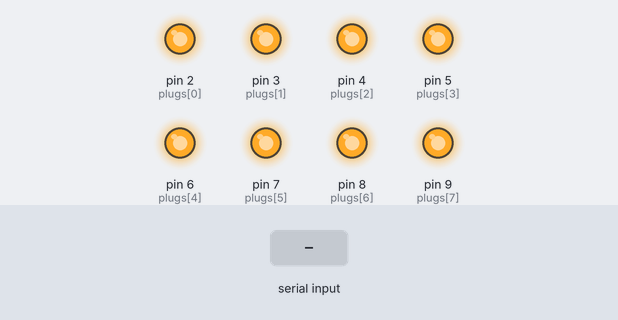
Bench run of a sketch on a simulated Arduino Uno, built with avr-gcc and run on an emulated ATmega328P. On the bench: output pins drawn as LEDs (lit = HIGH). The test bench sets the inputs (shaded band). What the sketch prints to the serial monitor is not drawn.

Above: at 1.2 s.
1.3 s: "TVup" received over Serial
At 3.1 s:
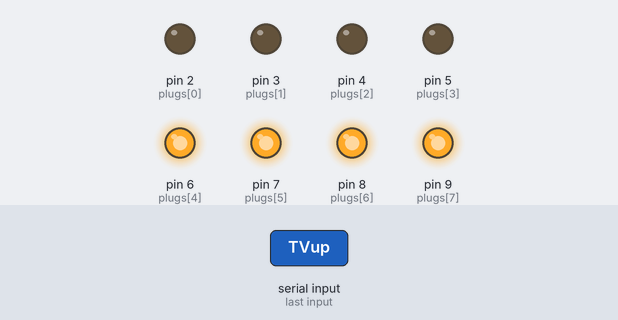
3.4 s: "AVup" received over Serial
At 5.0 s:
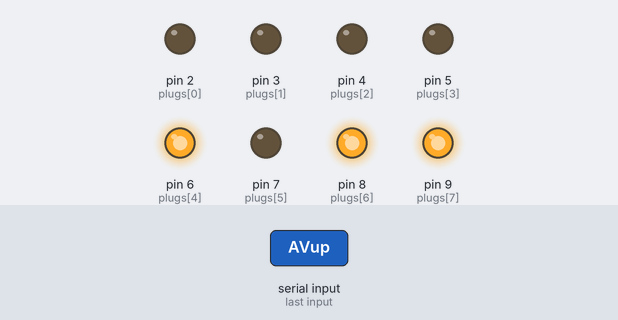
6.4 s: "DJdown" received over Serial
At 6.7 s:
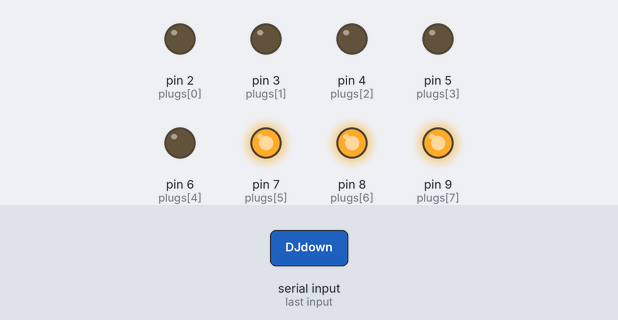
7.9 s: "DVDup" received over Serial
At 9.6 s:
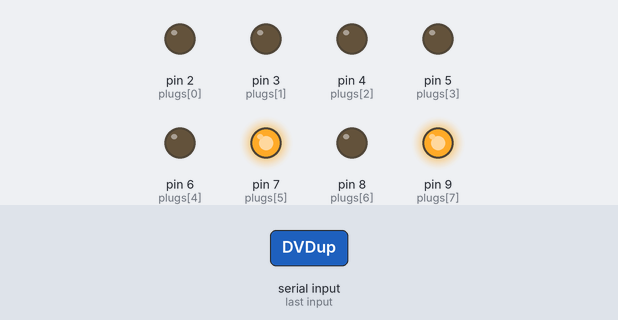
9.9 s: "DJup" received over Serial
At 10.4 s:
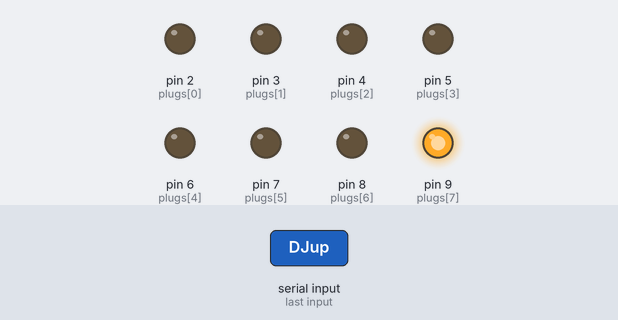
11.4 s: "AVdown" received over Serial
At 15.4 s:
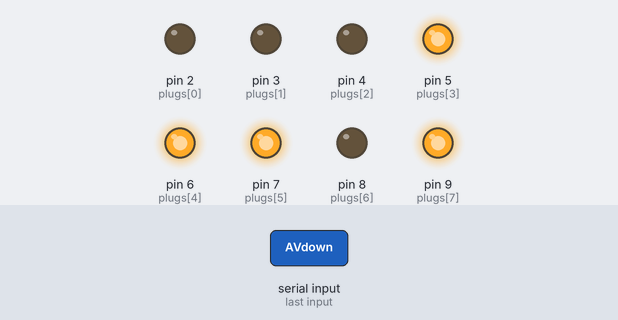
Timing chart, 0 to 17.8 s (numbered marks = the images above; inputs shaded):
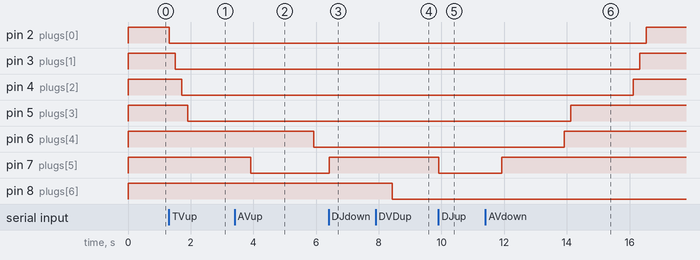

The sketch:

smartplug.ino
```cpp
String contComm="";//收集串口发出的命令标签，用于蓝牙串口透传控制
int plugs[8] = {2,3,4,5,6,7,8,9};//分配控制插座的开关引脚
int plugstate[8];//用来记录插口电平，LOW就是低电平为0，HIGH高电平为1
int stopTime[8] = {200,200,200,2000,200,2000,200,200};//这个数组用来配置等待时间，由于电脑或者小盒子等主机类设备会有开关机时间所以插口等待时间需要长点！

void setup()
{
	for(int i=0;i<8;i++)//初始化数字引脚2-9为高电平，控制8个继电器状态为关闭
	{
		pinMode(plugs[i],OUTPUT);//引脚为输出
		digitalWrite(plugs[i],HIGH);//引脚为高电平
		plugstate[i]= HIGH; //状态置1
	}
	Serial.begin(9600);//打开串口通讯
}

void plugContral(int plugNum,char state)//插口控制函数，带2个参数，插口编号从0-7，状态为LOW或HIGH
{
	digitalWrite(plugs[plugNum],state);//按参数控制数字插口
	plugstate[plugNum] = state;//在插口数组中写入状态，LOW是0，HIGH是1
	delay(stopTime[plugNum]);//按数组中相应值停留一会
	for(int i=0;i<8;i++)
	{
		Serial.print(plugstate[i]);
	}
}

void playMusic(int state)//听，还是不听音乐就靠它了
{
	if(state==1)//如果状态置为1，表示要听音乐
	{
		if(plugstate[1] == 1)//如果立体声功放没有打开
		{
			plugContral(1,LOW);//打开立体声功放
		}
		if(plugstate[5] == 1)//如果网络设备没有打开
		{
			plugContral(5,LOW);//打开网络设备
		}
	}
	else//如果状态置为0，表示不想听音乐了!
	{
		plugContral(5,HIGH);//关闭网络设备
		if(plugstate[0] == 1)//如果电视是关机状态
		{
			plugContral(1,HIGH);//那么就把立体声功放关闭
		}
	}
}

void watchTV(int state)//由它来控制看还是不看电视
{
	if(state==1)//状态置为1表示要看电视了
	{
		if(plugstate[0] == 1)//如果电视没有打开
		{
			plugContral(0,LOW);
		}
		if(plugstate[1] == 1)//如果立体声功放没有打开
		{
			plugContral(1,LOW);//打开
		}
		if(plugstate[2] == 1)//如果AV功放没有打开
		{
			plugContral(2,LOW);//打开
		}
		if(plugstate[3] == 1)//如果有线电视机顶盒没开
		{
			plugContral(3,LOW);//打开
		}
	}
	else//状态置为0,表示不想看电视了
	{
		if(plugstate[4] == 1 && plugstate[6] == 1)//判断下如果碟机和网络机顶盒也是关闭的
		{
			for(int i=3;i>=0;i--)plugContral(i,HIGH);
		}
	}
}

void watchAV(int state)//控制是否观看网络电视
{
	if(state == 1)//如果状态为1，表示要观看网络电视
	{
		if(plugstate[3] == 1)
		{
			plugContral(3,LOW);
		}

		if(plugstate[0] == 1)//先看看电视有没有开，没开就打开
		{
			plugContral(0,LOW);
		}
		if(plugstate[1] == 1)//再看看立体声功放有没有开，没开也打开
		{
			plugContral(1,LOW);
		}
		if(plugstate[2] == 1)//再看看AV功放开没，没开也打开
		{
			plugContral(2,LOW);
		}
		if(plugstate[5] == 1)//看看网络设备还开了，没开也要打开
		{
			plugContral(5,LOW);
		}
		plugContral(4,LOW);//最后打开网络机顶盒
	}
	else//如果状态为0，那就表示不想看网络电视了
	{
		for(int i=5;i >= 0;i--)plugContral(i,HIGH);
	}
}

void loop()
{
	while(Serial.available())//串口有数据的时候
	{
		contComm += char(Serial.read());//读取串口数据并加入到字符串变量中
		delay(2);//停顿一下等待接收，很关键不然数据收不全
	}
	if(contComm.length() > 0)//收到完整的字符串数据后
	{
		if(contComm == "TVup")
		{
			watchTV(1);//打开与看电视节目有关设备的插头
			Serial.println(contComm);
			contComm="";
		}
		if(contComm == "TVdown")
		{
			watchTV(0);//断开又关设备
			Serial.println(contComm);
			contComm="";
		}
		if(contComm == "AVup")
		{
			watchAV(1);//
			Serial.println(contComm);
			contComm="";
		}
		if(contComm == "AVdown")
		{
			watchAV(0);
			Serial.println(contComm);
			contComm="";
		}
		if(contComm == "DJup")
		{
			playMusic(1);
			Serial.println(contComm);
			contComm="";
		}
		if(contComm == "DJdown")
		{
			playMusic(0);
			Serial.println(contComm);
			contComm="";
		}
		if(contComm == "alldown")
		{
			for(int i=0;i<8;i++)
			{
				plugContral(i,HIGH);
			}
			Serial.println(contComm);
			contComm="";
		}
		if(contComm == "DVDup")
		{
			plugContral(6,LOW);
			Serial.println(contComm);
			contComm="";
		}
		if(contComm == "DVDdown")
		{
			plugContral(6,HIGH);
			Serial.println(contComm);
			contComm="";
		}
		if(contComm == "USBup")
		{
			plugContral(7,LOW);
			Serial.println(contComm);
			contComm="";
		}
		if(contComm == "USBdown")
		{
			plugContral(7,HIGH);
			Serial.println(contComm);
			contComm="";
		}
	}
}
```

Measured:
- after the input at 1.3 s, pin 2 (plugs[0]): HIGH → LOW at once; pin 3 (plugs[1]): HIGH → LOW after 0.21 s; pin 4 (plugs[2]): HIGH → LOW after 0.41 s; pin 5 (plugs[3]): HIGH → LOW after 0.61 s
- after the input at 3.4 s, pin 6 (plugs[4]): HIGH → LOW after 2.5 s; pin 7 (plugs[5]): HIGH → LOW after 0.52 s
- after the input at 6.4 s, pin 7 (plugs[5]): LOW → HIGH at once
- after the input at 7.9 s, pin 8 (plugs[6]): HIGH → LOW after 0.52 s
- after the input at 9.9 s, pin 7 (plugs[5]): HIGH → LOW at once
- after the input at 11.4 s, pin 2 (plugs[0]): LOW → HIGH after 5.1 s; pin 3 (plugs[1]): LOW → HIGH after 4.9 s; pin 4 (plugs[2]): LOW → HIGH after 4.7 s; pin 5 (plugs[3]): LOW → HIGH after 2.7 s; pin 6 (plugs[4]): LOW → HIGH after 2.5 s
